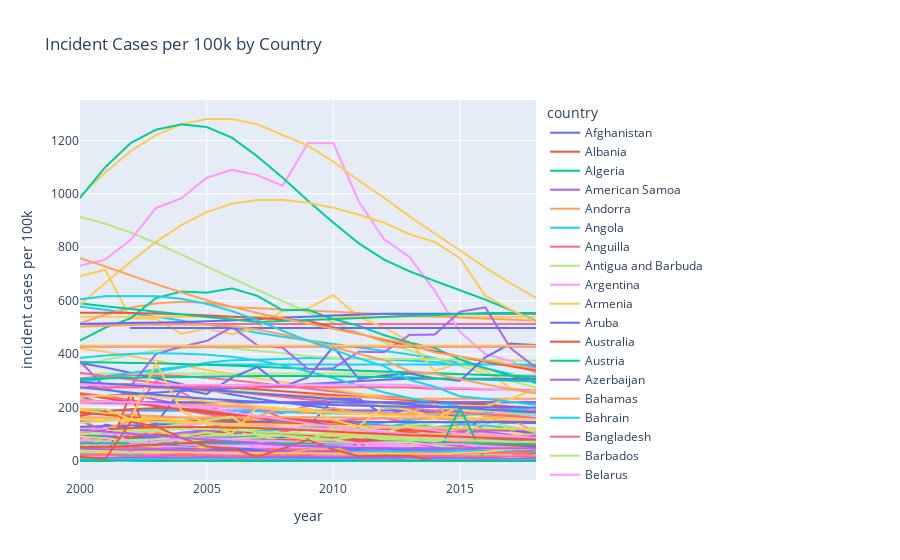

Source (notebook cell):
### Markdown cell above
# Question 3:  How has TB incidence varied by country?

### Code cell
#take only the data wanted for this graph
TB_data_gyeinc100 = TB_data[["country","g_whoregion", "year", "e_inc_100k"]]
#rename columns
TB_data_gyeinc100rename = TB_data_gyeinc100.rename(columns = {"g_whoregion": "geographic region", "e_inc_100k": "incident cases per 100k"})

#create plot using interactive plotly to make it easier to look at individual countries
px.line(TB_data_gyeinc100rename, x="year", y="incident cases per 100k", color="country", title="Incident Cases per 100k by Country")
